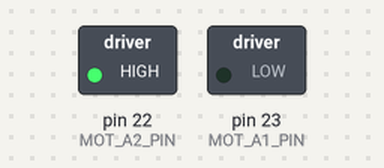
Bench run of a sketch on a simulated Arduino Mega 2560, built with avr-gcc and run on an emulated ATmega2560. Shown: switched loads named in the sketch (green lamp = pin HIGH).

Above: at 0.1 s.
Timing chart, 0 to 1.6 s (numbered marks = the images above):
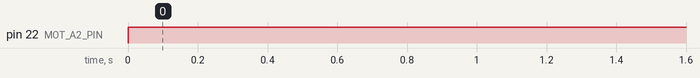

Measured:
- by itself, pin 22 (MOT_A2_PIN): LOW → HIGH at 0.00 s

The sketch:

Leg_control.ino
```cpp
#define MOT_A1_PIN 23
#define MOT_A2_PIN 22

void spin (int speed)
{

  digitalWrite(MOT_A1_PIN, LOW);
  analogWrite(MOT_A2_PIN, speed);

}

void setup(void)
{
  // Initialize the stepper driver control pins to output drive mode.
  pinMode(MOT_A1_PIN, OUTPUT);
  pinMode(MOT_A2_PIN, OUTPUT);

  // Start with drivers off, motors coasting.
  digitalWrite(MOT_A1_PIN, LOW);
  digitalWrite(MOT_A2_PIN, LOW);

  // Initialize the serial UART at 9600 bits per second.
  Serial.begin(9600);
}

void loop(void)
{
  spin(255);
}
```
